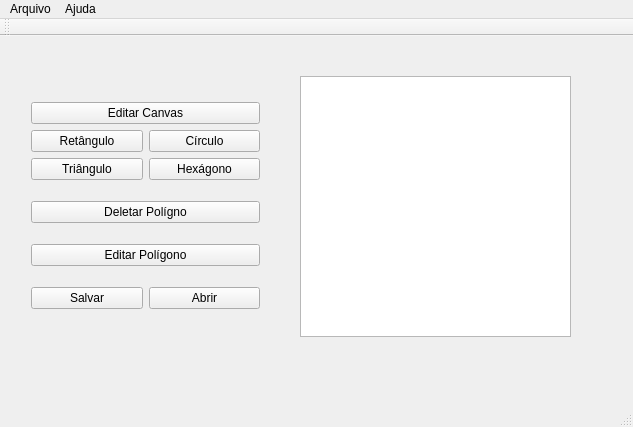
<?xml version="1.0" encoding="UTF-8"?>
<ui version="4.0">
 <class>MainWindow</class>
 <widget class="QMainWindow" name="MainWindow">
  <property name="geometry">
   <rect>
    <x>0</x>
    <y>0</y>
    <width>633</width>
    <height>427</height>
   </rect>
  </property>
  <property name="sizePolicy">
   <sizepolicy hsizetype="Expanding" vsizetype="Expanding">
    <horstretch>0</horstretch>
    <verstretch>0</verstretch>
   </sizepolicy>
  </property>
  <property name="windowTitle">
   <string>MainWindow</string>
  </property>
  <widget class="QWidget" name="centralWidget">
   <property name="sizePolicy">
    <sizepolicy hsizetype="Expanding" vsizetype="Expanding">
     <horstretch>100</horstretch>
     <verstretch>100</verstretch>
    </sizepolicy>
   </property>
   <widget class="QGraphicsView" name="graphicsView">
    <property name="geometry">
     <rect>
      <x>300</x>
      <y>40</y>
      <width>271</width>
      <height>261</height>
     </rect>
    </property>
    <property name="sizePolicy">
     <sizepolicy hsizetype="Fixed" vsizetype="Fixed">
      <horstretch>0</horstretch>
      <verstretch>0</verstretch>
     </sizepolicy>
    </property>
    <property name="minimumSize">
     <size>
      <width>100</width>
      <height>100</height>
     </size>
    </property>
    <property name="verticalScrollBarPolicy">
     <enum>Qt::ScrollBarAlwaysOff</enum>
    </property>
    <property name="horizontalScrollBarPolicy">
     <enum>Qt::ScrollBarAlwaysOff</enum>
    </property>
   </widget>
   <widget class="QWidget" name="verticalLayoutWidget_2">
    <property name="geometry">
     <rect>
      <x>20</x>
      <y>40</y>
      <width>251</width>
      <height>261</height>
     </rect>
    </property>
    <layout class="QVBoxLayout" name="verticalLayout_2">
     <item>
      <layout class="QVBoxLayout" name="verticalLayout">
       <item>
        <widget class="QPushButton" name="pushButton">
         <property name="text">
          <string>Editar Canvas</string>
         </property>
        </widget>
       </item>
       <item>
        <layout class="QHBoxLayout" name="horizontalLayout_5">
         <item>
          <layout class="QHBoxLayout" name="horizontalLayout_6">
           <item>
            <widget class="QPushButton" name="pushButton_4">
             <property name="text">
              <string>Retângulo</string>
             </property>
             <property name="icon">
              <iconset>
               <normaloff>rect.png</normaloff>
               <normalon>rect.png</normalon>
               <disabledoff>rect.png</disabledoff>
               <disabledon>rect.png</disabledon>
               <activeoff>rect.png</activeoff>
               <activeon>rect.png</activeon>
               <selectedoff>rect.png</selectedoff>
               <selectedon>rect.png</selectedon>rect.png</iconset>
             </property>
             <property name="iconSize">
              <size>
               <width>30</width>
               <height>30</height>
              </size>
             </property>
            </widget>
           </item>
           <item>
            <widget class="QPushButton" name="pushButton_5">
             <property name="text">
              <string>Círculo</string>
             </property>
             <property name="icon">
              <iconset>
               <normaloff>circle-39475_640.png</normaloff>circle-39475_640.png</iconset>
             </property>
             <property name="iconSize">
              <size>
               <width>30</width>
               <height>30</height>
              </size>
             </property>
            </widget>
           </item>
          </layout>
         </item>
        </layout>
       </item>
       <item>
        <layout class="QHBoxLayout" name="horizontalLayout_2">
         <item>
          <widget class="QPushButton" name="pushButton_2">
           <property name="text">
            <string>Triângulo</string>
           </property>
           <property name="icon">
            <iconset>
             <normaloff>trig.png</normaloff>trig.png</iconset>
           </property>
           <property name="iconSize">
            <size>
             <width>30</width>
             <height>30</height>
            </size>
           </property>
          </widget>
         </item>
         <item>
          <widget class="QPushButton" name="pushButton_3">
           <property name="text">
            <string>Hexágono</string>
           </property>
           <property name="icon">
            <iconset>
             <normaloff>hex.png</normaloff>hex.png</iconset>
           </property>
           <property name="iconSize">
            <size>
             <width>30</width>
             <height>30</height>
            </size>
           </property>
          </widget>
         </item>
        </layout>
       </item>
      </layout>
     </item>
     <item>
      <widget class="QPushButton" name="pushButton_6">
       <property name="text">
        <string>Deletar Polígno</string>
       </property>
      </widget>
     </item>
     <item>
      <widget class="QPushButton" name="pushButton_9">
       <property name="text">
        <string>Editar Polígono</string>
       </property>
      </widget>
     </item>
     <item>
      <layout class="QHBoxLayout" name="horizontalLayout">
       <item>
        <widget class="QPushButton" name="pushButton_7">
         <property name="text">
          <string>Salvar</string>
         </property>
        </widget>
       </item>
       <item>
        <widget class="QPushButton" name="pushButton_8">
         <property name="text">
          <string>Abrir</string>
         </property>
        </widget>
       </item>
      </layout>
     </item>
    </layout>
   </widget>
  </widget>
  <widget class="QMenuBar" name="menuBar">
   <property name="geometry">
    <rect>
     <x>0</x>
     <y>0</y>
     <width>633</width>
     <height>21</height>
    </rect>
   </property>
   <widget class="QMenu" name="menuCanvas_LP1">
    <property name="title">
     <string>Arquivo</string>
    </property>
    <addaction name="actionNovo"/>
    <addaction name="actionSalvar"/>
    <addaction name="actionAtualizar"/>
    <addaction name="actionAbrir"/>
    <addaction name="actionSair"/>
   </widget>
   <widget class="QMenu" name="menuAjuda">
    <property name="title">
     <string>Ajuda</string>
    </property>
    <addaction name="actionSobre"/>
    <addaction name="separator"/>
    <addaction name="actionAjuda"/>
   </widget>
   <addaction name="menuCanvas_LP1"/>
   <addaction name="menuAjuda"/>
  </widget>
  <widget class="QToolBar" name="mainToolBar">
   <attribute name="toolBarArea">
    <enum>TopToolBarArea</enum>
   </attribute>
   <attribute name="toolBarBreak">
    <bool>false</bool>
   </attribute>
  </widget>
  <widget class="QStatusBar" name="statusBar"/>
  <action name="actionNovo">
   <property name="text">
    <string>Novo</string>
   </property>
   <property name="shortcut">
    <string>Ctrl+N</string>
   </property>
  </action>
  <action name="actionSalvar">
   <property name="text">
    <string>Salvar</string>
   </property>
   <property name="shortcut">
    <string>Ctrl+S</string>
   </property>
  </action>
  <action name="actionAbrir">
   <property name="text">
    <string>Abrir</string>
   </property>
   <property name="shortcut">
    <string>Ctrl+O</string>
   </property>
  </action>
  <action name="actionSair">
   <property name="text">
    <string>Sair</string>
   </property>
   <property name="shortcut">
    <string>Ctrl+Q</string>
   </property>
  </action>
  <action name="actionSobre">
   <property name="text">
    <string>Sobre</string>
   </property>
  </action>
  <action name="actionAjuda">
   <property name="text">
    <string>Ajuda</string>
   </property>
   <property name="shortcut">
    <string>F1</string>
   </property>
  </action>
  <action name="actionAtualizar">
   <property name="text">
    <string>Atualizar</string>
   </property>
   <property name="shortcut">
    <string>F5</string>
   </property>
  </action>
 </widget>
 <layoutdefault spacing="6" margin="11"/>
 <tabstops>
  <tabstop>pushButton</tabstop>
  <tabstop>pushButton_4</tabstop>
  <tabstop>pushButton_5</tabstop>
  <tabstop>pushButton_2</tabstop>
  <tabstop>pushButton_3</tabstop>
  <tabstop>pushButton_7</tabstop>
  <tabstop>pushButton_8</tabstop>
  <tabstop>graphicsView</tabstop>
 </tabstops>
 <resources/>
 <connections/>
</ui>
